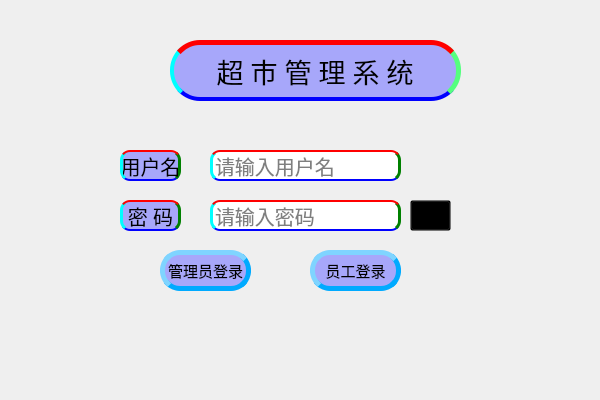
<?xml version="1.0" encoding="UTF-8"?>
<ui version="4.0">
 <class>LoginWindow</class>
 <widget class="QMainWindow" name="LoginWindow">
  <property name="geometry">
   <rect>
    <x>0</x>
    <y>0</y>
    <width>600</width>
    <height>400</height>
   </rect>
  </property>
  <property name="windowTitle">
   <string>超市管理系统</string>
  </property>
  <property name="windowIcon">
   <iconset resource="../image/image.qrc">
    <normaloff>:/logo.png</normaloff>:/logo.png</iconset>
  </property>
  <property name="styleSheet">
   <string notr="true">.LoginWindow{
background-image: url(:/loginbackground.png);
}
</string>
  </property>
  <widget class="QWidget" name="centralwidget">
   <widget class="QLabel" name="label">
    <property name="geometry">
     <rect>
      <x>170</x>
      <y>40</y>
      <width>291</width>
      <height>61</height>
     </rect>
    </property>
    <property name="font">
     <font>
      <family>楷体</family>
      <pointsize>20</pointsize>
     </font>
    </property>
    <property name="styleSheet">
     <string notr="true">border-width: 15px; /* 边框宽度 */
border-radius: 30px; /* 边框半径 */

border-top-style: solid;
border-top-width: 5px;
border-top-color: red;
border-top: 5px solid red;
 
border-right-style: solid;
border-right-width: 3px;
border-right-color: #55ff7f;
border-right: 5px solid #55ff7f;
 
border-bottom-style: solid;
border-bottom-width: 2px;
border-bottom-color: blue;
border-bottom: 4px solid blue;
 
border-left-style: solid;
border-left-width: 3px;
border-left-color: aqua;
border-left: 4px solid aqua;

background: #a7a7fa; /* 背景颜色 1E90FF*/
 font-family: 楷体; /* 设置字体 */
 color: write; /* 字体颜色 */
background-color: rgb(167, 167, 250);</string>
    </property>
    <property name="text">
     <string>超 市 管 理 系 统</string>
    </property>
    <property name="alignment">
     <set>Qt::AlignCenter</set>
    </property>
   </widget>
   <widget class="QLabel" name="label_2">
    <property name="geometry">
     <rect>
      <x>70</x>
      <y>40</y>
      <width>71</width>
      <height>61</height>
     </rect>
    </property>
    <property name="styleSheet">
     <string notr="true">border-image: url(:/logo.png);</string>
    </property>
    <property name="text">
     <string/>
    </property>
   </widget>
   <widget class="QLineEdit" name="userEdit">
    <property name="geometry">
     <rect>
      <x>210</x>
      <y>150</y>
      <width>191</width>
      <height>31</height>
     </rect>
    </property>
    <property name="font">
     <font>
      <family>楷体</family>
      <pointsize>15</pointsize>
     </font>
    </property>
    <property name="styleSheet">
     <string notr="true">border-width: 5px; /* 边框宽度 */
border-radius: 10px; /* 边框半径 */

border-top-style: solid;
border-top-width: 5px;
border-top-color: red;
border-top: 2px solid red;
 
border-right-style: solid;
border-right-width: 3px;
border-right-color: green;
border-right: 3px solid green;
 
border-bottom-style: solid;
border-bottom-width: 2px;
border-bottom-color: blue;
border-bottom: 2px solid blue;
 
border-left-style: solid;
border-left-width: 3px;
border-left-color: aqua;
border-left: 3px solid aqua;</string>
    </property>
    <property name="placeholderText">
     <string>请输入用户名</string>
    </property>
   </widget>
   <widget class="QLineEdit" name="passwordEdit">
    <property name="geometry">
     <rect>
      <x>210</x>
      <y>200</y>
      <width>191</width>
      <height>31</height>
     </rect>
    </property>
    <property name="font">
     <font>
      <family>楷体</family>
      <pointsize>15</pointsize>
     </font>
    </property>
    <property name="styleSheet">
     <string notr="true">border-width: 5px; /* 边框宽度 */
border-radius: 10px; /* 边框半径 */

border-top-style: solid;
border-top-width: 5px;
border-top-color: red;
border-top: 2px solid red;
 
border-right-style: solid;
border-right-width: 3px;
border-right-color: green;
border-right: 3px solid green;
 
border-bottom-style: solid;
border-bottom-width: 2px;
border-bottom-color: blue;
border-bottom: 2px solid blue;
 
border-left-style: solid;
border-left-width: 3px;
border-left-color: aqua;
border-left: 3px solid aqua;</string>
    </property>
    <property name="maxLength">
     <number>6</number>
    </property>
    <property name="echoMode">
     <enum>QLineEdit::Password</enum>
    </property>
    <property name="placeholderText">
     <string>请输入密码</string>
    </property>
   </widget>
   <widget class="QLabel" name="label_3">
    <property name="geometry">
     <rect>
      <x>120</x>
      <y>150</y>
      <width>61</width>
      <height>31</height>
     </rect>
    </property>
    <property name="font">
     <font>
      <family>楷体</family>
      <pointsize>15</pointsize>
     </font>
    </property>
    <property name="styleSheet">
     <string notr="true">border-width: 5px; /* 边框宽度 */
border-radius: 10px; /* 边框半径 */
background: #a7a7fa; /* 背景颜色 1E90FF*/

border-top-style: solid;
border-top-width: 5px;
border-top-color: red;
border-top: 2px solid red;
 
border-right-style: solid;
border-right-width: 3px;
border-right-color: green;
border-right: 3px solid green;
 
border-bottom-style: solid;
border-bottom-width: 2px;
border-bottom-color: blue;
border-bottom: 2px solid blue;
 
border-left-style: solid;
border-left-width: 3px;
border-left-color: aqua;
border-left: 3px solid aqua;</string>
    </property>
    <property name="text">
     <string>用户名</string>
    </property>
    <property name="alignment">
     <set>Qt::AlignCenter</set>
    </property>
   </widget>
   <widget class="QLabel" name="label_4">
    <property name="geometry">
     <rect>
      <x>120</x>
      <y>200</y>
      <width>61</width>
      <height>31</height>
     </rect>
    </property>
    <property name="font">
     <font>
      <family>楷体</family>
      <pointsize>15</pointsize>
     </font>
    </property>
    <property name="styleSheet">
     <string notr="true">border-width: 5px; /* 边框宽度 */
border-radius: 10px; /* 边框半径 */
background: #a7a7fa; /* 背景颜色 1E90FF*/

border-top-style: solid;
border-top-width: 5px;
border-top-color: red;
border-top: 2px solid red;
 
border-right-style: solid;
border-right-width: 3px;
border-right-color: green;
border-right: 3px solid green;
 
border-bottom-style: solid;
border-bottom-width: 2px;
border-bottom-color: blue;
border-bottom: 2px solid blue;
 
border-left-style: solid;
border-left-width: 3px;
border-left-color: aqua;
border-left: 3px solid aqua;</string>
    </property>
    <property name="text">
     <string>密 码</string>
    </property>
    <property name="alignment">
     <set>Qt::AlignCenter</set>
    </property>
   </widget>
   <widget class="QPushButton" name="passwordButton">
    <property name="geometry">
     <rect>
      <x>410</x>
      <y>200</y>
      <width>41</width>
      <height>31</height>
     </rect>
    </property>
    <property name="styleSheet">
     <string notr="true">background:transparent</string>
    </property>
    <property name="text">
     <string/>
    </property>
   </widget>
   <widget class="QPushButton" name="rootButton">
    <property name="geometry">
     <rect>
      <x>160</x>
      <y>250</y>
      <width>91</width>
      <height>41</height>
     </rect>
    </property>
    <property name="font">
     <font>
      <family>楷体</family>
      <pointsize>-1</pointsize>
     </font>
    </property>
    <property name="styleSheet">
     <string notr="true">
QPushButton { /* 按钮美化 */
 width: 50px; /* 宽度 */
 height: 50px; /* 高度 */
 border-width: 5px; /* 边框宽度 */
 border-radius: 20px; /* 边框半径 */
 border-style: outset; 
 border-color:#00aaff;
 background: #a7a7fa; /* 背景颜色 1E90FF*/
 font-family: 楷体; /* 设置字体 */
 color: black; /* 字体颜色 */
 font-size: 15px; /* 字体大小 */
}
QPushButton:hover { /*5599FF 鼠标移入按钮范围时改变颜色 */
 background: aqua;
 border-style: inset;
 color: black; /* 字体颜色 */
}</string>
    </property>
    <property name="text">
     <string>管理员登录</string>
    </property>
   </widget>
   <widget class="QPushButton" name="userButton">
    <property name="geometry">
     <rect>
      <x>310</x>
      <y>250</y>
      <width>91</width>
      <height>41</height>
     </rect>
    </property>
    <property name="font">
     <font>
      <family>楷体</family>
      <pointsize>-1</pointsize>
     </font>
    </property>
    <property name="styleSheet">
     <string notr="true">
QPushButton { /* 按钮美化 */
 width: 50px; /* 宽度 */
 height: 50px; /* 高度 */
 border-width: 5px; /* 边框宽度 */
 border-radius: 20px; /* 边框半径 */
 border-style: outset; 
 border-color:#00aaff;
 background: #a7a7fa; /* 背景颜色 1E90FF*/
 font-family: 楷体; /* 设置字体 */
 color: black; /* 字体颜色 */
 font-size: 15px; /* 字体大小 */
}
QPushButton:hover { /*5599FF 鼠标移入按钮范围时改变颜色 */
 background: aqua;
 border-style: inset;
 color: black; /* 字体颜色 */
}</string>
    </property>
    <property name="text">
     <string>员工登录</string>
    </property>
   </widget>
  </widget>
 </widget>
 <resources>
  <include location="../image/image.qrc"/>
 </resources>
 <connections/>
</ui>
